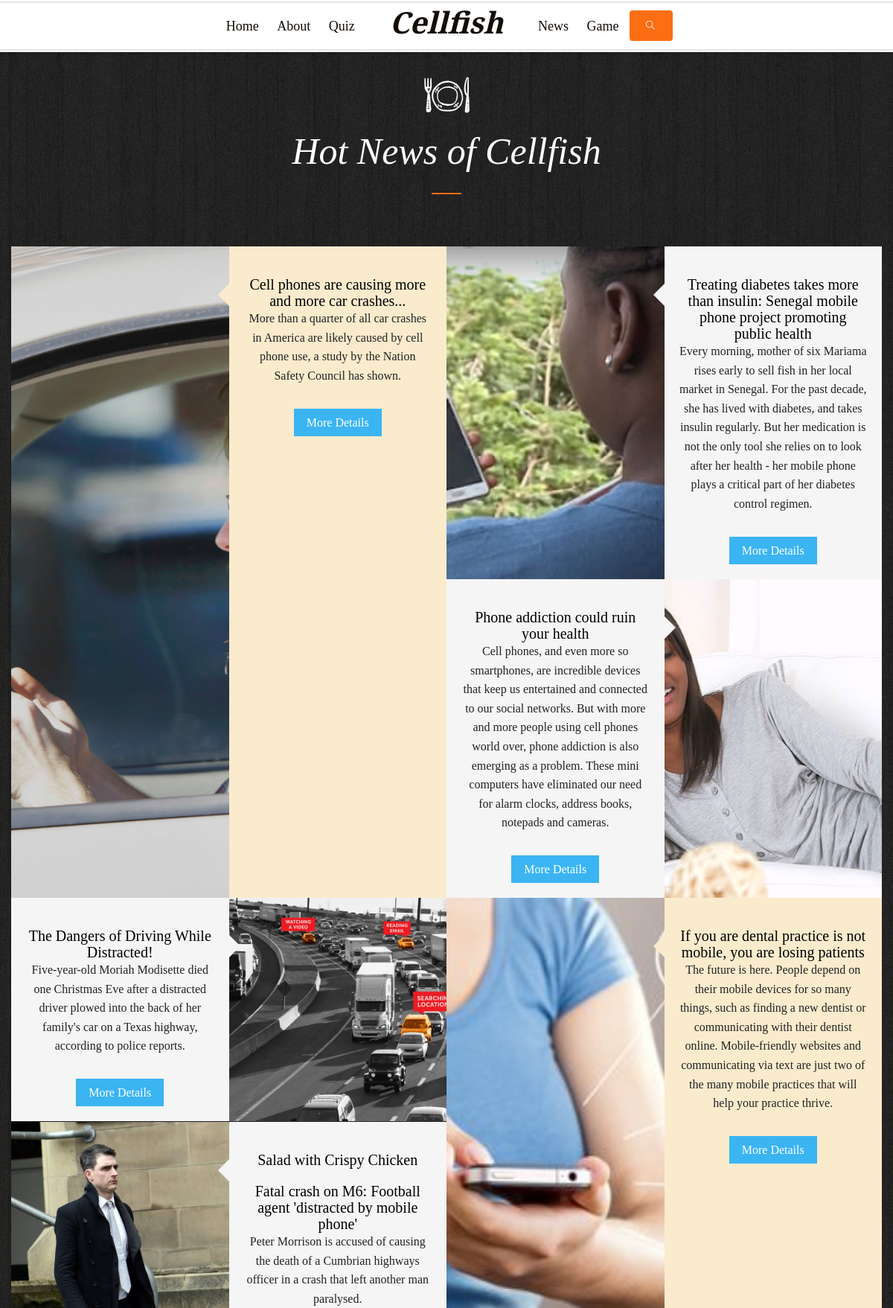
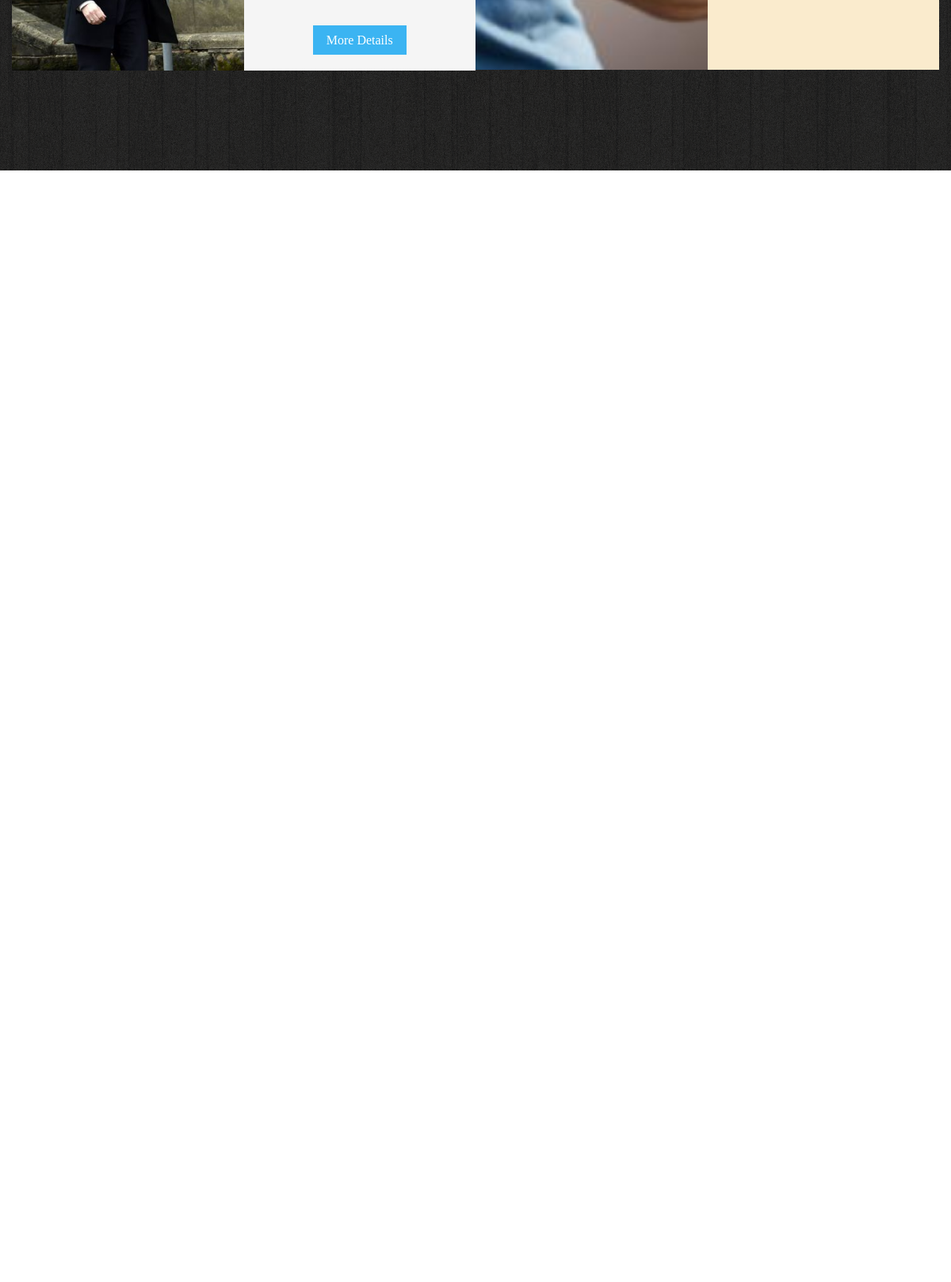
Page /news.php (upper part) on the committed database (2 pictures, top to bottom).
### tables this page shows
CREATE TABLE IF NOT EXISTS `post` (
  `Id` int(11) NOT NULL AUTO_INCREMENT,
  `Title` varchar(100) NOT NULL,
  `Content` text NOT NULL,
  `Introduction` text NOT NULL,
  `Image` varchar(30) NOT NULL,
  `likeNo` int(20) NOT NULL,
  `DateTime` datetime NOT NULL,
  `type` varchar(30) NOT NULL,
  `viewCount` int(10) DEFAULT '0',
  PRIMARY KEY (`Id`)
);

### news.php (the view, shortened to what this page needs)
<?php
	require_once('database.php');
	$sth = $conn->prepare("SELECT Id,Title,Introduction,Image,type FROM Post ORDER BY likeNo desc");
    $sth->execute();
    $result = $sth->fetchAll();
?>
<!DOCTYPE html>
 <html class="no-js">
	<body>
        <div id="fh5co-featured" data-section="features">
			<div class="container">
				<div class="row text-center fh5co-heading row-padded">
					<div class="col-md-8 col-md-offset-2">
						<h2 class="heading to-animate">Hot News of Cellfish</h2>
					</div>
				</div>
				<div class="row">
					<div class="fh5co-grid">
						<div class="fh5co-v-half to-animate-2">
							<div class="fh5co-v-col-2 fh5co-bg-img" style="background-image: url(<?=$result[0]['Image']?>)"></div>
							<div class="fh5co-v-col-2 fh5co-text fh5co-special-1 arrow-left">
								<h2><?=$result[0]['Title'] ?></h2>
								<p><?=$result[0]['Introduction'] ?></p>
								<a href="detail.php?id=<?=$result[0]['Id']?>"><input type="submit" class="am-btn am-btn-secondary" value="More Details"></a>
							</div>
						</div>
						<div class="fh5co-v-half">
							<div class="fh5co-h-row-2 to-animate-2">
								<div class="fh5co-v-col-2 fh5co-bg-img" style="background-image: url(<?=$result[1]['Image']?>)"></div>
								<div class="fh5co-v-col-2 fh5co-text arrow-left">
									<h2><?=$result[1]['Title'] ?></h2>
									<p><?=$result[1]['Introduction'] ?></p>
									<a href="detail.php?id=<?=$result[1]['Id']?>"><input type="submit" class="am-btn am-btn-secondary" value="More Details"></a>
								</div>
							</div>
							<div class="fh5co-h-row-2 fh5co-reversed to-animate-2">
								<div class="fh5co-v-col-2 fh5co-bg-img" style="background-image: url(<?=$result[2]['Image']?>)"></div>
								<div class="fh5co-v-col-2 fh5co-text arrow-right">
									<h2><?=$result[2]['Title'] ?></h2>
									<p><?=$result[2]['Introduction'] ?></p>
									<a href="detail.php?id=<?=$result[2]['Id']?>"><input type="submit" class="am-btn am-btn-secondary" value="More Details"></a>
								</div>
							</div>
						</div>
						<div class="fh5co-v-half">
							<div class="fh5co-h-row-2 fh5co-reversed to-animate-2">
								<div class="fh5co-v-col-2 fh5co-bg-img" style="background-image: url(<?=$result[3]['Image']?>)"></div>
								<div class="fh5co-v-col-2 fh5co-text arrow-right">
									<h2><?=$result[3]['Title'] ?></h2>
									<p><?=$result[3]['Introduction'] ?></p>
									<a href="detail.php?id=<?=$result[3]['Id']?>"><input type="submit" class="am-btn am-btn-secondary" value="More Details"></a>
								</div>
							</div>
							<div class="fh5co-h-row-2 to-animate-2">
								<div class="fh5co-v-col-2 fh5co-bg-img" style="background-image: url(<?=$result[4]['Image']?>)"></div>
								<div class="fh5co-v-col-2 fh5co-text arrow-left">
									<h2>Salad with Crispy Chicken</h2>
									<h2><?=$result[4]['Title'] ?></h2>
									<p><?=$result[4]['Introduction'] ?></p>
									<a href="detail.php?id=<?=$result[4]['Id']?>"><input type="submit" class="am-btn am-btn-secondary" value="More Details"></a>
								</div>
							</div>
						</div>
						<div class="fh5co-v-half to-animate-2">
							<div class="fh5co-v-col-2 fh5co-bg-img" style="background-image: url(<?=$result[5]['Image']?>)"></div>
							<div class="fh5co-v-col-2 fh5co-text fh5co-special-1 arrow-left">
								<h2><?=$result[5]['Title'] ?></h2>
								<p><?=$result[5]['Introduction'] ?></p>
								<a href="detail.php?id=<?=$result[5]['Id']?>"><input type="submit" class="am-btn am-btn-secondary" value="More Details"></a>
							</div>
						</div>
					</div>
				</div>
			</div>
		</div>
<div id="fh5co-menus" >
			<div class="container">
				<div class="row text-center fh5co-heading row-padded">
					<div class="col-md-8 col-md-offset-2">
					</div>
				</div>
				<div class="row row-padded">
					<div class="col-md-6">
					</div>
					<div class="col-md-6">
					</div>
					<div class="col-md-6">
					</div>
					<div class="col-md-6">
					</div>
				</div>
			</div>
	</div>
	</body>
</html>

### default.css (style rules this page uses)
html, body { height: 100%; }
body { margin: 0px; padding: 0px; background: #2b2b2b; font-family: 'Source Sans Pro', sans-serif; font-size: 11pt; font-weight: 300; color: #6c6c6c }
h1, h2, h3 { margin: 0; padding: 0; font-weight: 600; color: #454445; }
p, ol, ul { margin-top: 0; }
p { line-height: 180%; }
a { color: #2C383B; }
.container { margin: 0px auto; width: 1200px; }

### css/icomoon.css (style rules this page uses)
[class^="icon-"], [class*=" icon-"] { font-family: 'icomoon'; speak: none; font-style: normal; font-weight: normal; font-variant: normal; text-transform: none; line-height: 1; -webkit-font-smoothing: antialiased; -moz-osx-font-smoothing: grayscale; }

### css/index.css (style rules this page uses)
html, body { padding: 0; margin: 0; width: 100%; height: 100%; }

### rows in the picture
post: Image (picture), Title "Cell phones are causing more and more car crashes...", Introduction "More than a quarter of all car crashes in America are likely caused by cell phone use, a study by the Nation Safety Council has shown."
post: Image (picture), Title "Treating diabetes takes more than insulin: Senegal mobile phone project promoting public health", Introduction "Every morning, mother of six Mariama rises early to sell fish in her local market in Senegal. For the past decade, she has lived with diabetes, and takes insulin regularly. But her medication is not the only tool she relies on to look after her health - her mobile phone plays a critical part of her diabetes control regimen."
post: Image (picture), Title "Phone addiction could ruin your health", Introduction "Cell phones, and even more so smartphones, are incredible devices that keep us entertained and connected to our social networks. But with more and more people using cell phones world over, phone addiction is also emerging as a problem. These mini computers have eliminated our need for alarm clocks, address books, notepads and cameras."
post: Image (picture), Title "The Dangers of Driving While Distracted!", Introduction "Five-year-old Moriah Modisette died one Christmas Eve after a distracted driver plowed into the back of her family's car on a Texas highway, according to police reports."
post: Image (picture), Title "Fatal crash on M6: Football agent 'distracted by mobile phone'", Introduction "Peter Morrison is accused of causing the death of a Cumbrian highways officer in a crash that left another man paralysed."
post: Image (picture), Title "If you are dental practice is not mobile, you are losing patients", Introduction "The future is here. People depend on their mobile devices for so many things, such as finding a new dentist or communicating with their dentist online. Mobile-friendly websites and communicating via text are just two of the many mobile practices that will help your practice thrive."
